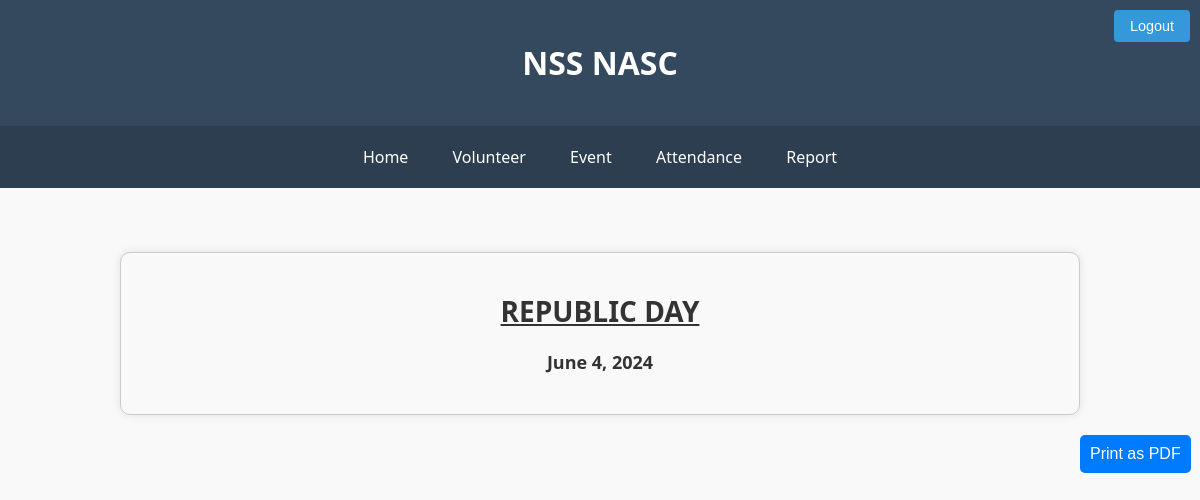
/report (signed in), run on an earlier commit of the app's database.
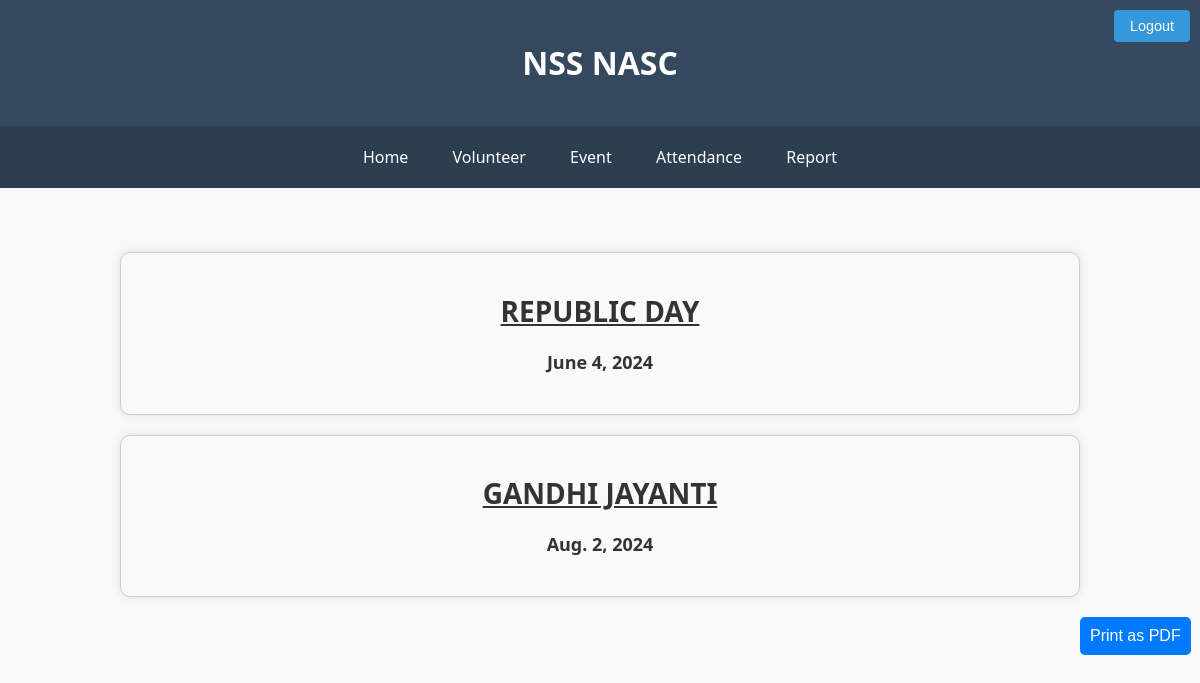
And on a later commit of the database.
### nss/models.py (models this page shows, shortened)
class Event(models.Model):
    event_id=models.AutoField(primary_key=True)
    event_name=models.CharField(max_length=60)
    date=models.DateField()

### nss/views.py (the view)
# urls.py: path('report',views.report,name='report'),
@login_required()
def report(request):
    report={
        'event':Event.objects.all()
    }
    pics={
        'pics':Event_Photos.objects.all()
    }
    details={
        'details':Event_details.objects.all()
    }
    return render(request,'nss/report.html',{**report,**pics,**details})

### nss/context_processors.py (called while the page is built)
def group_processor(request):
    if request.user.is_authenticated:
        is_po_group = request.user.groups.filter(name='po').exists()
        is_vs_group = request.user.groups.filter(name='vs').exists()  # Adjust as needed
    else:
        is_po_group = False
        is_vs_group = False
    return {
        'is_po_group': is_po_group,
        'is_vs_group': is_vs_group,
    }

### nss/templates/nss/report.html (shortened to what this page needs)
{% extends 'nss/base.html' %}
{% load static %}
{% block content %}
<head>
    <link rel="stylesheet" href="{% static '/css/report.css' %}">
</head>
<div class="print-content">
    {% for event_item in event %}
    <div class="event-container">
        <h1 class="event-heading">{{ event_item.event_name | upper }}</h1>
        <div class="event-date">{{ event_item.date }}</div>
    </div>
    {% endfor %}
</div>
<div class="no-print">
    <button  class="buttons" onclick="printPdf()">Print as PDF</button>
</div>
{% endblock %}

What changed in the data, as far as the page shows it:
added Event: event_name "GANDHI JAYANTI", date "Aug. 2, 2024"
